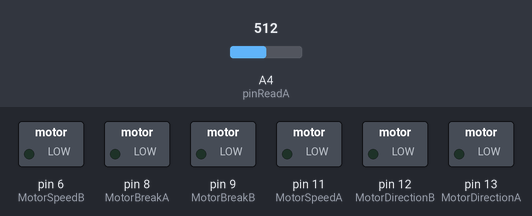
The sketch below on a simulated Arduino Uno, built with avr-gcc and run on an emulated ATmega328P. Shown: switched loads named in the sketch (green lamp = pin HIGH). Inputs (shaded band) come from the test bench; at power-on: A4 (pinReadA) = 512.

Above: at 1.2 s.
1.3 s: A4 (pinReadA) set to 790
2.8 s: A4 (pinReadA) set to 811
At 3.8 s:
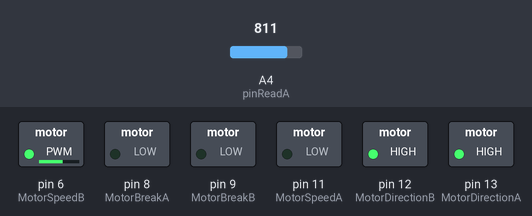
4.3 s: A4 (pinReadA) set to 111
5.8 s: A4 (pinReadA) set to 92
At 6.1 s:
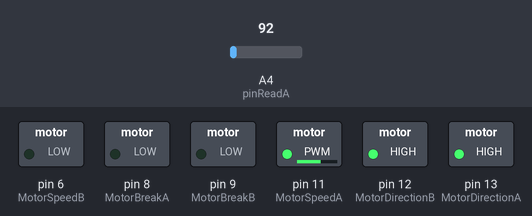
Timing chart, 0 to 8.3 s (numbered marks = the images above; inputs shaded):
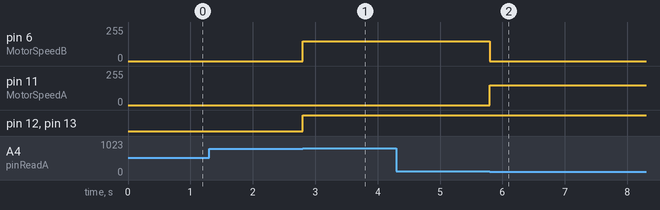

The sketch:

Arduino_Linefollowing_1.ino
```cpp
// Motor control
int MotorDirectionA = 13;
int MotorBreakA = 8;
int MotorSpeedA = 11;

int MotorDirectionB = 12;
int MotorBreakB = 9;
int MotorSpeedB = 6;

int pinReadA = A4;
int pinReadB = A5;
int value = 0;

int mSpeed = 150;

enum color {
  white,
  black,
  unknown
};

void setup() {
  setupMotorControl();
  pinMode(pinReadA, INPUT_PULLUP);
  pinMode(pinReadB, INPUT_PULLUP);
  Serial.begin(9600);
}

void setupMotorControl(){
  pinMode(MotorDirectionA, OUTPUT);
  pinMode(MotorBreakA, OUTPUT);
  pinMode(MotorDirectionB, OUTPUT);
  pinMode(MotorBreakB, OUTPUT);
}

void loop() {
  // sensor on left side
  color surfaceColor = getColor(pinReadA);
  switch (surfaceColor){
    case white:
      right(); // turn right to hit the black surface
      break;
    case black:
      left(); // turn left to hit the white surface
      break;
    case unknown:
      // undefined surface
      break;
  }
}

color getColor(int pinRead){
  value = analogRead(pinRead);
  //Serial.println(value);
  if (value < 100)
  {
    return white;
  }
  if (800 < value)
  {
    return black;
  }
  return unknown;
}

void forward() {
  // forward A full speed
  digitalWrite(MotorDirectionA, HIGH); //Establishes forward direction of Channel A
  digitalWrite(MotorBreakA, LOW);      //Disengage the Brake for Channel A
  analogWrite(MotorSpeedA, mSpeed);       //Spins the motor on Channel A at full speed

  // forward B full speed
  digitalWrite(MotorDirectionB, HIGH); //Establishes forward direction of Channel B
  digitalWrite(MotorBreakB, LOW);      //Disengage the Brake for Channel B
  analogWrite(MotorSpeedB, mSpeed);       //Spins the motor on Channel B at full speed
}

void backward() {
  // backward A full speed
  digitalWrite(MotorDirectionA, LOW); //Establishes backward direction of Channel A
  digitalWrite(MotorBreakA, LOW);      //Disengage the Brake for Channel A
  analogWrite(MotorSpeedA, mSpeed);       //Spins the motor on Channel A at full speed

  // backward B full speed
  digitalWrite(MotorDirectionB, LOW); //Establishes backward direction of Channel B
  digitalWrite(MotorBreakB, LOW);      //Disengage the Brake for Channel B
  analogWrite(MotorSpeedB, mSpeed);       //Spins the motor on Channel B at full speed
}

void left(){
  // forward A no speed
  digitalWrite(MotorDirectionA, HIGH); //Establishes forward direction of Channel A
  digitalWrite(MotorBreakA, LOW);      //Disengage the Brake for Channel A
  analogWrite(MotorSpeedA, 0);         //Spins the motor on Channel A at no speed

  // forward B full speed
  digitalWrite(MotorDirectionB, HIGH); //Establishes forward direction of Channel B
  digitalWrite(MotorBreakB, LOW);      //Disengage the Brake for Channel B
  analogWrite(MotorSpeedB, mSpeed);       //Spins the motor on Channel B at full speed
}

void right(){
  // forward A full speed
  digitalWrite(MotorDirectionA, HIGH); //Establishes forward direction of Channel A
  digitalWrite(MotorBreakA, LOW);      //Disengage the Brake for Channel A
  analogWrite(MotorSpeedA, mSpeed);       //Spins the motor on Channel A at full speed

  // forward B no speed
  digitalWrite(MotorDirectionB, HIGH); //Establishes forward direction of Channel B
  digitalWrite(MotorBreakB, LOW);      //Disengage the Brake for Channel B
  analogWrite(MotorSpeedB, 0);         //Spins the motor on Channel B at no speed
}
```

Measured:
- the behaviour switches between 800 and 801 on A4 (pinReadA) (found by bisection; images 0 and 1)
- the behaviour switches between 100 and 99 on A4 (pinReadA) (found by bisection; images 1 and 2)
- after the input at 1.3 s, every drawn part: stays the same
- after the input at 2.8 s, pin 6 (MotorSpeedB): 0/255 → 150/255 at once; pin 12 (MotorDirectionB), pin 13 (MotorDirectionA): LOW → HIGH at once
- after the input at 4.3 s, every drawn part: stays the same
- after the input at 5.8 s, pin 6 (MotorSpeedB): 150/255 → 0/255 at once; pin 11 (MotorSpeedA): 0/255 → 150/255 at once
